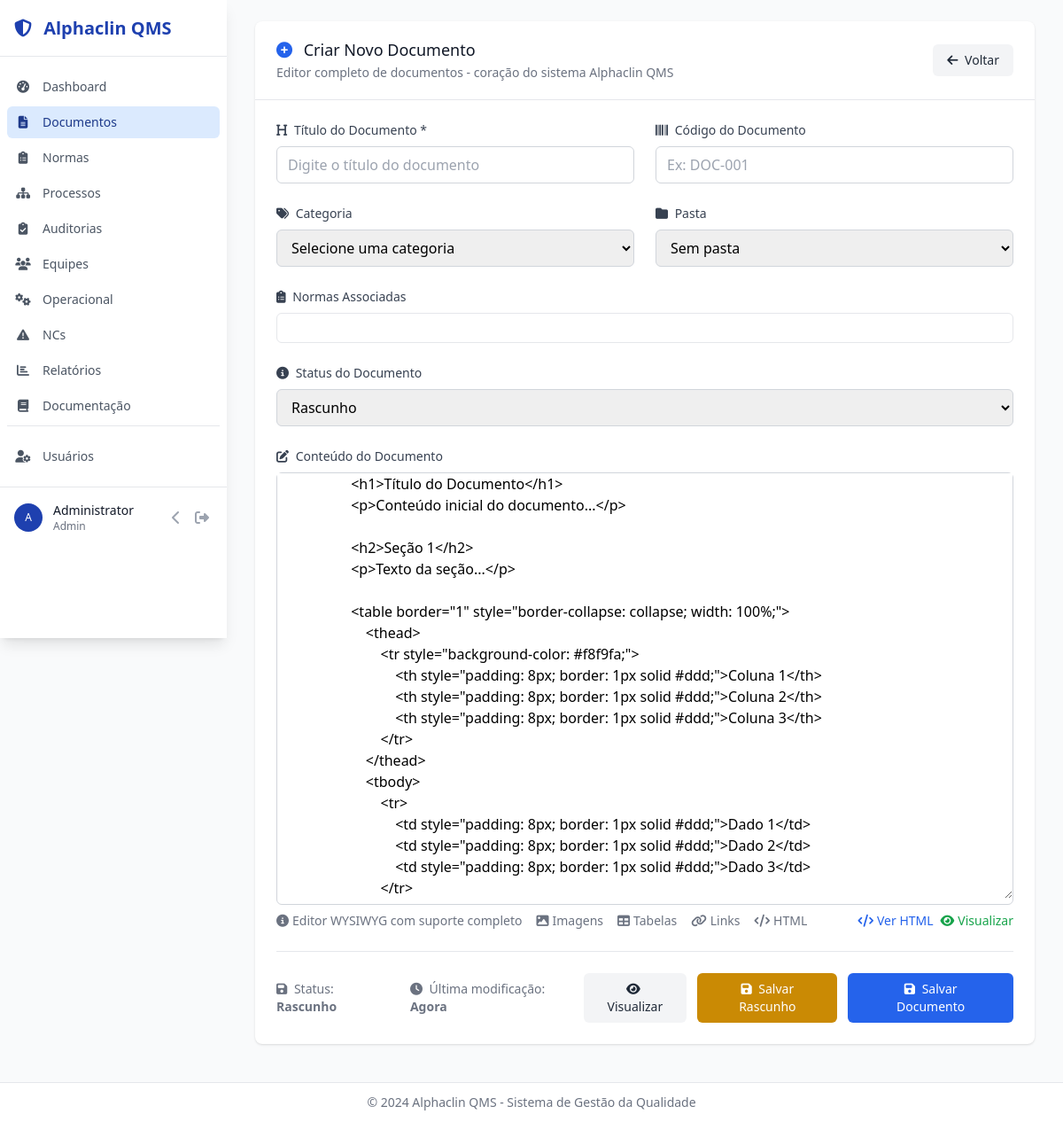
Page /documents/create (signed in) on the earlier database version.
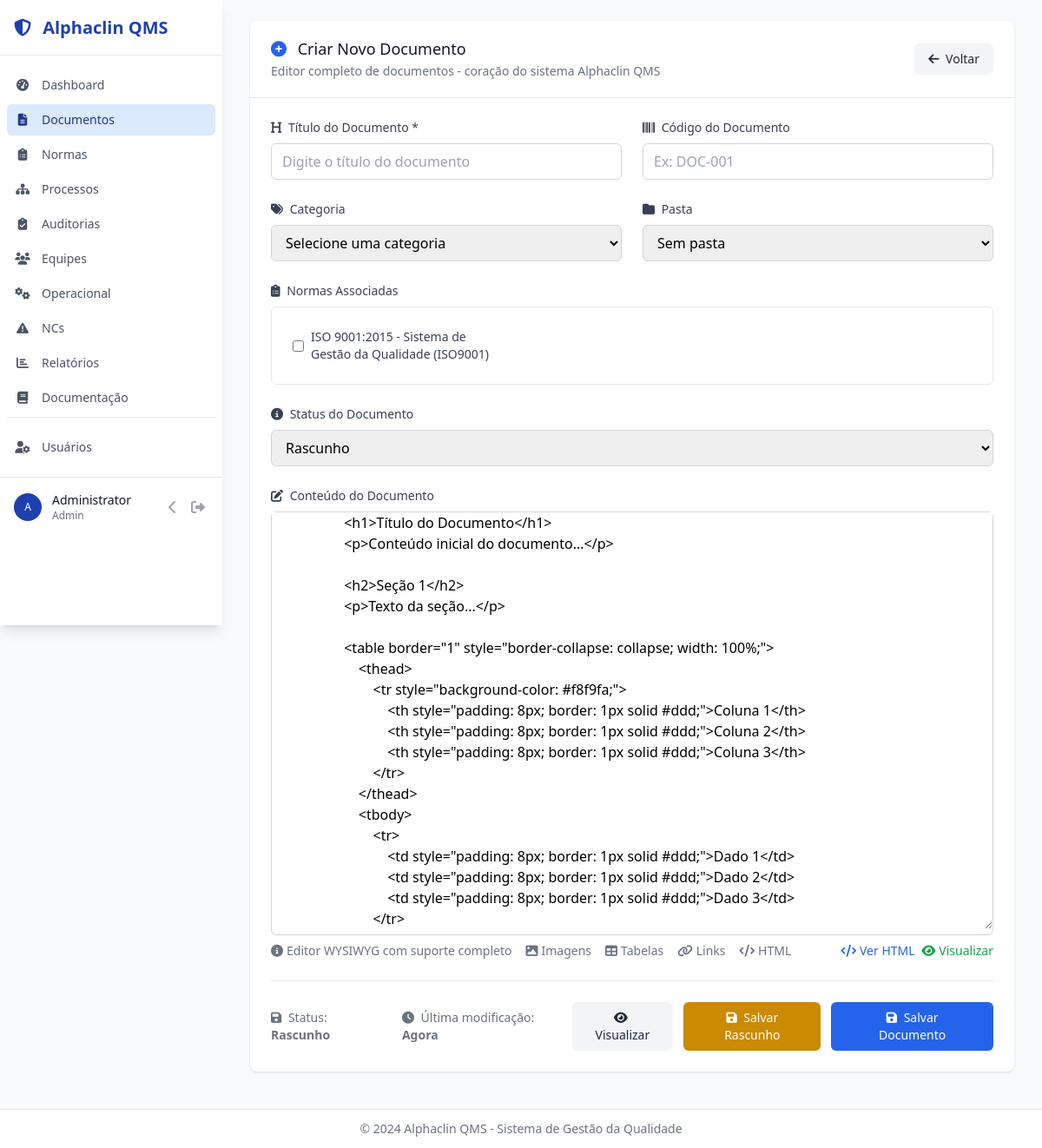
Same page on the later database version.
### models.py (models this page shows)
class Norm(db.Model):
    __tablename__ = 'norms'
    id = db.Column(db.Integer, primary_key=True)
    name = db.Column(db.String(255), nullable=False)
    code = db.Column(db.String(100), unique=True, nullable=False)  # Ex: ISO9001, ONA, RDC
    description = db.Column(db.Text)
    version = db.Column(db.String(50))
    effective_date = db.Column(db.Date)
    review_date = db.Column(db.Date)
    is_active = db.Column(db.Boolean, default=True)
    created_at = db.Column(db.DateTime, default=datetime.utcnow)
    custom_fields = db.Column(db.JSON)

### blueprints/documents.py (the view, shortened to what this page needs)
@documents_bp.route('/create', methods=['GET', 'POST'])
@login_required
def create():
    folders = DocumentFolder.query.all()
    norms = Norm.query.filter_by(is_active=True).all()
    return render_template('documents/create.html', folders=folders, norms=norms)

### templates/documents/create.html (shortened to what the changed rows need)
{% extends "base.html" %}
{% block content %}
<div class="bg-white shadow rounded-lg">
    <form method="POST" class="p-6 space-y-6">
        <div>
            <label class="block text-sm font-medium text-gray-700 mb-2">
                <i class="fas fa-clipboard-list mr-1"></i>
                Normas Associadas
            </label>
            <div class="grid grid-cols-1 sm:grid-cols-2 lg:grid-cols-3 gap-3 p-4 border border-gray-200 rounded-md max-h-40 overflow-y-auto">
                {% for norm in norms %}
                <label class="flex items-center space-x-2 cursor-pointer hover:bg-gray-50 p-2 rounded">
                    <input type="checkbox"
                           name="norm_ids"
                           value="{{ norm.id }}"
                           class="rounded border-gray-300 text-blue-600 focus:ring-blue-500">
                    <span class="text-sm text-gray-700">{{ norm.name }} ({{ norm.code }})</span>
                </label>
                {% endfor %}
            </div>
        </div>
    </form>
</div>
{% endblock %}

Differences in the rows shown:
added Norm: name "ISO 9001:2015 - Sistema de Gestão da Qualidade", code "ISO9001"
